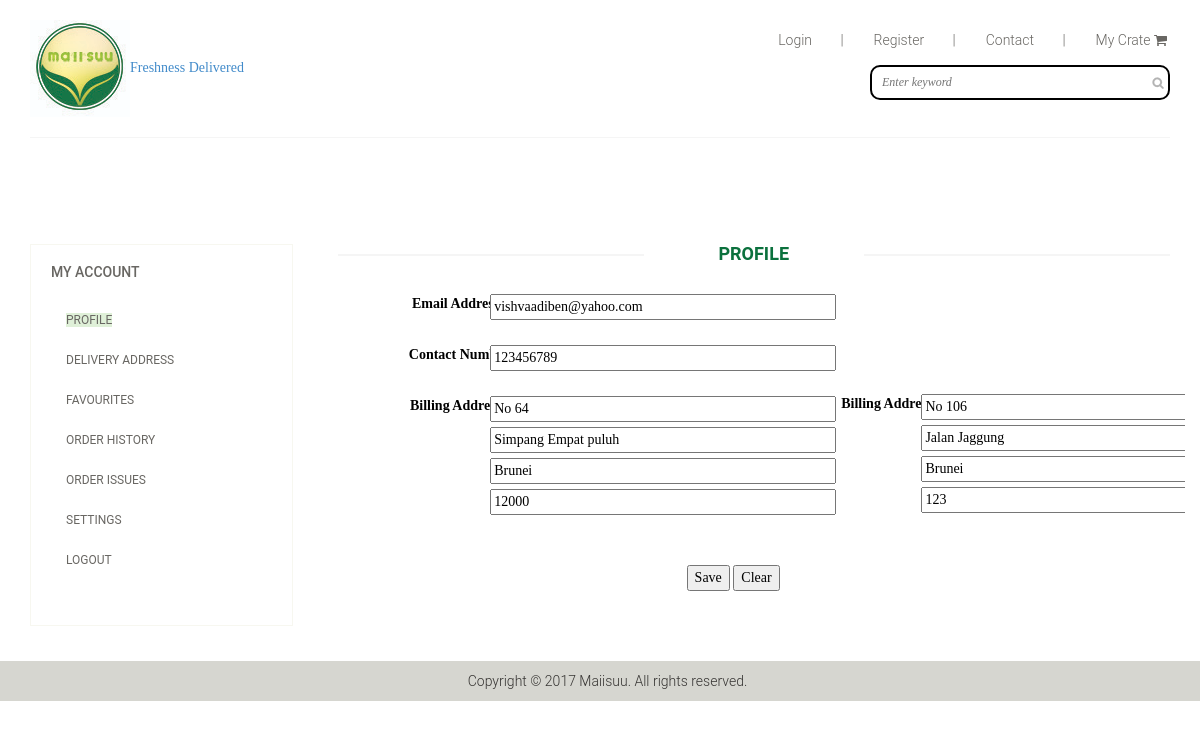
The page /profileedit.php (signed in) on the database its author committed.
### tables this page shows
CREATE TABLE `user_individual_register` (
  `userid` int(20) NOT NULL,
  `email` varchar(50) NOT NULL,
  `password` varchar(50) NOT NULL,
  `number` int(50) NOT NULL,
  `number1` int(50) NOT NULL,
  `number2` int(50) NOT NULL,
  `address1` varchar(300) NOT NULL,
  `address2` varchar(300) NOT NULL
);

### profileedit.php (the view, shortened to what this page needs)
<?php
include'dbconfig.php';
?>
<!DOCTYPE html>
<html lang="en">
<head>
    <link href="css/bootstrap.min.css" rel="stylesheet">
    <link href="css/font-awesome.min.css" rel="stylesheet">
    <link href="css/prettyPhoto.css" rel="stylesheet">
    <link href="css/price-range.css" rel="stylesheet">
    <link href="css/animate.css" rel="stylesheet">
	<link href="css/main.css" rel="stylesheet">
	<link href="css/responsive.css" rel="stylesheet">
</head>
<body>
	<header id="header">
		<div class="header-middle">
			<div class="container">
				<div class="row">
					<div class="col-sm-4">
						<div class="logo pull-left">
							<a href="index.html"><img src="images/Logo 8.jpg" alt="" />Freshness Delivered</a>
						</div>
					</div>
					<div class="col-sm-8">
						<div class="shop-menu pull-right">
							<ul class="nav navbar-nav">
								<li><a href=""> Login <span style="margin-left:25px">|</span></a></li>
								<li><a href=""> Register <span style="margin-left:25px">|</span></a></li>
								<li><a href=""> Contact <span style="margin-left:25px">|</span></a></li>
								<li><a href="mycrate.php"> My Crate <i class="fa fa-shopping-cart"></i></a></li>
							</ul>
						</div>
					</div>
                    <div class="search_box pull-right" style="margin-top:15px;">
							<input type="text" placeholder="Enter keyword" style="width:300px"/>
					</div>
				</div>
			</div>
		</div>
		<div class="header-bottom">
			<div class="container">
				<div class="row">
					<div class="col-sm-12">
					</div>
				</div>
			</div>
		</div>
	</header>
	<section id="slider">
	</section>
	<section>
		<div class="container">
			<div class="row">
				<div class="col-sm-3">
					<div>
						<div class="panel-group category-products" id="accordian">
							<div class="panel panel-default">
								<div class="panel-heading">
									<h4 class="panel-title">
										<a href="#sub1">
										<div>My Account</div>
										</a>
									</h4>
								</div>
								<div id="sub1">
									<div class="panel-body">
										<ul id="filter">
											<li><a href="profile.php" class="alert-success">Profile</a></li>
											<li><a href="deliver_address.php">Delivery Address</a></li>
											<li><a href="#">Favourites</a></li>
											<li><a href="#">Order History</a></li>
								            <li><a href="#">Order Issues</a></li>
                                            <li><a href="#">Settings</a></li>
                                            <li><a href="#">Logout</a></li>
										</ul>
									</div>
								</div>
							</div>
						</div>
					</div>
				</div>
				<div class="col-sm-9 padding-right">
					<div class="features_items">
						<h2   class="title text-center">Profile</h2>
						<?php
						$sql = "SELECT * FROM user_individual_register where userid ='$_SESSION[user]'";
						$result = mysqli_query($conn, $sql);
						if (mysqli_num_rows($result) > 0)
						{
   						while($row = mysqli_fetch_assoc($result))
						{
						?>
						<div class="col-sm-4" style=" width:50%; height:10%;">
							<div>
								<div class="single-products">
										<div class="productinfo text-center">
                      <form  method="POST" action="profileeditted.php" enctype="multipart/form-data">
						<div style="position: relative; left: 5px">
<label style="color:#000; position:relative; left: -80px">Email Address :&nbsp;&nbsp;</label>
<input style="position:relative; left:120px; top:-25px;" type='text' name='email' size="40"  value='<?php echo $row['email']; ?>' />
                          <br>
<label style="color:#000; position:relative; left: -80px">Contact Number :</label>
<input style="position:relative; left:120px; top:-25px;" type='text' name='number' size="40"  value='<?php echo $row['number']; ?>' />
<?php
					   }
	                }
         ?>
                          <br>
 <label style="color:#000; position:relative; left: -80px">Billing Address :&nbsp;&nbsp;</label>
 <?php
$address = mysqli_query($conn, "SELECT * FROM user_individual_register WHERE userid = '$_SESSION[user]'");
while($rows = mysqli_fetch_array($address)) {
	$mark = $rows['address1'];
	$addr = explode(',', $mark);
	$line1= $addr[0];
	$line2= $addr[1];
	$line3= $addr[2];
	$line4= $addr[3];
 ?>
<input style="position:relative; left:120px; top:-25px;" type='text' name='line1' id="1" size="40"  value='<?php echo $line1; ?>' />
                          <br>
<div style="position:relative; left:55px">
<input style="position:relative; left:65px; top:-20px;" type='text' name='line2' id="2" size="40"  value='<?php echo $line2; ?>' />
                          <br>
<input style="position:relative; left:65px; top:-15px;" type='text' name='line3' id="3" size="40"  value='<?php echo $line3; ?>' />
                          <br>
<input style="position:relative; left:65px; top:-10px;" type='text' name='line4' id="4" size="40"  value='<?php echo $line4; ?>' />
<?php
      }
?>
                             </div><br><br>
                             <div style="position:relative; left:40px;">
                             <input style="position:relative; left:150px;" name="save_address" type="submit" value="Save"/>
                             <input style="position:relative; left:150px;" type="button" onclick="ClearFields();" value="Clear" />
                             </div>
</div>
                              <br><br>
									</div>
								</div>
							</div>
						</div>
<div class="col-sm-4" style=" width:50%; height:10%;">
							<div>
								<div class="single-products">
										<div class="productinfo text-center">
						<div style="position: relative; left: 5px">
                          <br><br><br><br><br>
 <label style="color:#000; position:relative; left: -80px">Billing Address :&nbsp;&nbsp;</label>
 <?php
$address1 = mysqli_query($conn, "SELECT * FROM user_individual_register WHERE userid = '$_SESSION[user]'");
while($rows = mysqli_fetch_array($address1)) {
	$mark = $rows['address2'];
	$addr = explode(',', $mark);
	$line1= $addr[0];
	$line2= $addr[1];
	$line3= $addr[2];
	$line4= $addr[3];
 ?>
<input style="position:relative; left:120px; top:-25px;" type='text' name='line5' id="5" size="40"  value='<?php echo $line1; ?>' />
                          <br>
<div style="position:relative; left:55px">
<input style="position:relative; left:65px; top:-20px;" type='text' name='line6' id="6" size="40"  value='<?php echo $line2; ?>' />
                          <br>
<input style="position:relative; left:65px; top:-15px;" type='text' name='line7' id="7" size="40"  value='<?php echo $line3; ?>' />
                          <br>
<input style="position:relative; left:65px; top:-10px;" type='text' name='line8' id="8" size="40"  value='<?php echo $line4; ?>' />
<?php
      }
?>
                             </div><br><br>
</div>
                              <br><br>
									</div>
								</div>
							</div>
						</div>
				</div>
				</div>
			</div>
		</div>
	</section>
	<footer id="footer">
		<div class="footer-bottom">
			<div class="container">
				<div class="row">
					<center><p>Copyright © 2017 Maiisuu. All rights reserved.</p></center>
				</div>
			</div>
		</div>
	</footer>
</body>
</html>

### css/main.css (style rules this page uses)
body { font-family: maiisuu; position: relative; font-weight:400px; }
ul li { list-style: none; }
a { -webkit-transition: 300ms; -moz-transition: 300ms; -o-transition: 300ms; transition: 300ms; }
h1, h2, h3, h4, h5, h6 { font-family: 'Roboto', sans-serif; }
.header-middle .container .row { border-bottom: 1px solid #f5f5f5; margin-left: 0; margin-right: 0; padding-bottom: 20px; padding-top: 20px; }
.header-middle .container .row .col-sm-4 { padding-left: 0; }
.header-middle .container .row .col-sm-8 { padding-right:0; }
.shop-menu ul li { display:inline-block; padding-left: 15px; padding-right: 15px; }
.shop-menu ul li:last-child { padding-right: 0; }
.shop-menu ul li a { background: #FFFFFF; color: #696763; font-family: 'Roboto', sans-serif; font-size: 14px; font-weight: 300; padding:0; padding-right: 0; margin-top: 10px; }
.shop-menu ul li a i { margin-right:3px; }
.header-bottom { padding-bottom: 30px; padding-top: 30px; }
.search_box input { border: 2px solid black; border-radius:10px; color: #B2B2B2; font-family: 'maiisuu'; font-style:italic; font-size: 12px; font-weight: 300; height: 35px; outline: medium none; padding-left: 10px; width: 155px; background-image: url(../images/home/searchicon.png); background-repeat: no-repeat; background-position: 280px; }
#footer { background: #F0F0E9; }
.footer-bottom { background: #D6D6D0; padding-top: 10px; }
.footer-bottom p { color: #363432; font-family: 'Roboto', sans-serif; font-weight: 300; margin-left: 15px; }
#slider { padding-bottom: 45px; }
.category-products { border: 1px solid #F7F7F0; margin-bottom: 35px; padding-bottom: 20px; padding-top: 15px; }
.left-sidebar h2:after, h2.title:after { content: " "; position: absolute; border: 1px solid #f5f5f5; bottom:8px; left: 0; width: 100%; height: 0; z-index: -2; }
h2.title:before { content: " "; position: absolute; background: #fff; bottom: -6px; width: 220px; height: 30px; z-index: -1; left: 50%; margin-left: -110px; }
.category-products .panel { background-color: #FFFFFF; border: 0px; border-radius: 0px; box-shadow:none; margin-bottom: 0px; }
.category-products .panel-default .panel-heading { background-color: #FFFFFF; border: 0 none; color: #FFFFFF; padding: 5px 20px; }
.category-products .panel-default .panel-heading .panel-title a { color: #696763; font-family: 'Roboto', sans-serif; font-size: 14px; text-decoration: none; text-transform: uppercase; }
.panel-body ul { padding-left: 20px; }
.panel-body ul li a { color: #696763; font-family: 'Roboto', sans-serif; font-size: 12px; text-transform: uppercase; }
.padding-right { padding-right: 0; }
.features_items { overflow:hidden; }
h2.title { color: #0b713d; font-family: 'Roboto', sans-serif; font-size: 18px; font-weight: 700; margin: 0 15px; text-transform: uppercase; margin-bottom: 30px; position: relative; }
.single-products { position: relative; }
.productinfo { position:relative; }
.category-products ul li { padding:10px 0px; }

### profileedit.php (style rules this page uses)
li { cursor: pointer; cursor: hand; }

### rows shown on the page
user_individual_register: email "vishvaadiben@yahoo.com", number "123456789", line1 "No 64", line2 "Simpang Empat puluh", line3 "Brunei", line4 "12000", line5 "No 106", line6 "Jalan Jaggung", line7 "Brunei", line8 "123"
